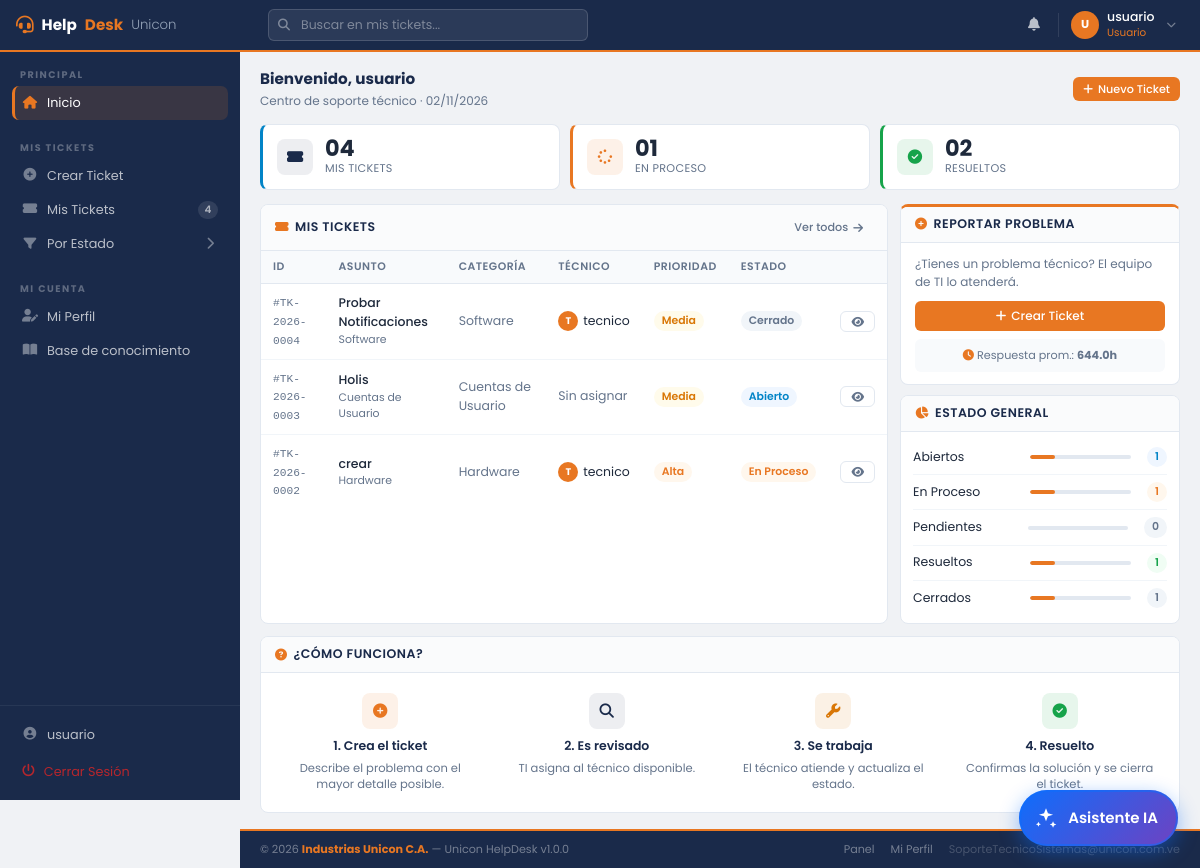
/usuario/dashboard.php (signed in), run on the app's committed database.
### tables this page shows
CREATE TABLE `roles` (
  `id_rol` int(11) NOT NULL AUTO_INCREMENT,
  `nombre` varchar(50) NOT NULL,
  `descripcion` text DEFAULT NULL,
  `nivel_acceso` tinyint(1) NOT NULL DEFAULT 1,
  PRIMARY KEY (`id_rol`),
  UNIQUE KEY `nombre` (`nombre`)
);

CREATE TABLE `tickets` (
  `id_tickets` int(11) NOT NULL AUTO_INCREMENT,
  `codigo_ticket` varchar(20) NOT NULL,
  `asunto` varchar(200) NOT NULL,
  `descripcion` text NOT NULL,
  `fecha_creacion` datetime NOT NULL DEFAULT current_timestamp(),
  `fecha_cierre` datetime DEFAULT NULL,
  `id_usuario_solicitante` int(11) NOT NULL,
  `id_usuario_asignado` int(11) DEFAULT NULL,
  `id_departamento` int(11) NOT NULL,
  `id_categoria` int(11) NOT NULL,
  `id_prioridad` int(11) NOT NULL DEFAULT 2,
  `id_estado` int(11) NOT NULL DEFAULT 1,
  `id_inventario` int(11) DEFAULT NULL,
  `solucion` text DEFAULT NULL,
  `observaciones` text DEFAULT NULL,
  PRIMARY KEY (`id_tickets`),
  UNIQUE KEY `codigo_ticket` (`codigo_ticket`),
  KEY `fecha_creacion` (`fecha_creacion`),
  KEY `fk_ticket_categoria` (`id_categoria`),
  KEY `fk_ticket_usuario_asignado` (`id_usuario_asignado`),
  KEY `fk_ticket_usuario_solicitante` (`id_usuario_solicitante`),
  KEY `fk_ticket_prioridad` (`id_prioridad`),
  KEY `fk_ticket_departamento` (`id_departamento`),
  KEY `id_inventario` (`id_inventario`),
  KEY `id_estado` (`id_estado`),
  CONSTRAINT `fk_ticket_categoria` FOREIGN KEY (`id_categoria`) REFERENCES `categoria_incidencias` (`id_categoria`) ON UPDATE CASCADE,
  CONSTRAINT `fk_ticket_departamento` FOREIGN KEY (`id_departamento`) REFERENCES `departamentos` (`id_departamento`) ON UPDATE CASCADE,
  CONSTRAINT `fk_ticket_estado` FOREIGN KEY (`id_estado`) REFERENCES `estados_ticket` (`id_estado_ticket`) ON UPDATE CASCADE,
  CONSTRAINT `fk_ticket_inventario` FOREIGN KEY (`id_inventario`) REFERENCES `inventario_tecnologico` (`id_inventario`) ON UPDATE CASCADE,
  CONSTRAINT `fk_ticket_prioridad` FOREIGN KEY (`id_prioridad`) REFERENCES `prioridades` (`id_prioridad`) ON UPDATE CASCADE,
  CONSTRAINT `fk_ticket_usuario_asignado` FOREIGN KEY (`id_usuario_asignado`) REFERENCES `usuarios` (`id_usuario`) ON UPDATE CASCADE,
  CONSTRAINT `fk_ticket_usuario_solicitante` FOREIGN KEY (`id_usuario_solicitante`) REFERENCES `usuarios` (`id_usuario`) ON UPDATE CASCADE
);

CREATE TABLE `categoria_incidencias` (
  `id_categoria` int(11) NOT NULL AUTO_INCREMENT,
  `nombre` varchar(80) NOT NULL,
  `descripcion` text DEFAULT NULL,
  `id_prioridad_default` int(11) DEFAULT NULL,
  `estado` enum('activo','inactivo') NOT NULL DEFAULT 'activo',
  PRIMARY KEY (`id_categoria`),
  UNIQUE KEY `nombre` (`nombre`),
  KEY `fk_categoria_prioridad` (`id_prioridad_default`),
  CONSTRAINT `fk_categoria_prioridad` FOREIGN KEY (`id_prioridad_default`) REFERENCES `prioridades` (`id_prioridad`) ON DELETE SET NULL ON UPDATE CASCADE
);

CREATE TABLE `usuarios` (
  `id_usuario` int(11) NOT NULL AUTO_INCREMENT,
  `nombres` varchar(100) NOT NULL,
  `apellidos` varchar(100) NOT NULL,
  `correo` varchar(150) NOT NULL,
  `usuario_login` varchar(50) NOT NULL,
  `contraseña` varchar(255) NOT NULL,
  `telefono` varchar(20) DEFAULT NULL,
  `id_departamento` int(11) NOT NULL,
  `id_rol` int(11) NOT NULL DEFAULT 1,
  `estado` enum('activo','inactivo','reposo','pasante','vacaciones','suspendido') NOT NULL DEFAULT 'activo',
  PRIMARY KEY (`id_usuario`),
  UNIQUE KEY `correo` (`correo`),
  UNIQUE KEY `usuario_login` (`usuario_login`),
  KEY `id_departamento` (`id_departamento`),
  KEY `id_rol` (`id_rol`),
  CONSTRAINT `fk_usuario_departamento` FOREIGN KEY (`id_departamento`) REFERENCES `departamentos` (`id_departamento`) ON UPDATE CASCADE,
  CONSTRAINT `fk_usuario_rol` FOREIGN KEY (`id_rol`) REFERENCES `roles` (`id_rol`) ON UPDATE CASCADE
);

CREATE TABLE `prioridades` (
  `id_prioridad` int(11) NOT NULL AUTO_INCREMENT,
  `nombre` varchar(50) NOT NULL,
  `nivel` int(11) NOT NULL DEFAULT 2,
  `tiempo_respuesta_objetivo` int(11) NOT NULL DEFAULT 2880 COMMENT 'Guardar minutos',
  PRIMARY KEY (`id_prioridad`),
  UNIQUE KEY `nombre` (`nombre`)
);

CREATE TABLE `estados_ticket` (
  `id_estado_ticket` int(11) NOT NULL AUTO_INCREMENT,
  `nombre` varchar(50) NOT NULL,
  `descripcion` text DEFAULT NULL,
  PRIMARY KEY (`id_estado_ticket`),
  UNIQUE KEY `nombre` (`nombre`)
);

### usuario/dashboard.php (the view, shortened to what the rows shown need)
<?php
$colores_prioridad = [1=>'gris', 2=>'amarillo', 3=>'naranja', 4=>'rojo'];
$colores_estado    = [1=>'azul', 2=>'naranja', 3=>'gris', 4=>'verde', 5=>'gris'];
$id_usuario_actual = 0;
if (isset($_SESSION['usser'])) {
    $stmt_yo = $conexion->prepare("SELECT id_usuario FROM usuarios WHERE usuario_login = ?");
    $stmt_yo->bind_param("s", $_SESSION['usser']);
    $stmt_yo->execute();
    $yo = $stmt_yo->get_result()->fetch_assoc();
    $id_usuario_actual = $yo['id_usuario'] ?? 0;
}
$mis_tickets_stmt = $conexion->prepare("
    SELECT t.id_tickets, t.codigo_ticket, t.asunto,
           c.nombre AS categoria_nombre,
           asig.usuario_login AS tec_login,
           p.nombre AS prioridad_nombre, p.nivel AS prioridad_nivel,
           e.nombre AS estado_nombre, e.id_estado_ticket
    FROM tickets t
    JOIN categoria_incidencias c ON t.id_categoria = c.id_categoria
    LEFT JOIN usuarios asig ON t.id_usuario_asignado = asig.id_usuario
    JOIN prioridades p ON t.id_prioridad = p.id_prioridad
    JOIN estados_ticket e ON t.id_estado = e.id_estado_ticket
    WHERE t.id_usuario_solicitante = ?
    ORDER BY t.fecha_creacion DESC
    LIMIT 3
");
$mis_tickets_stmt->bind_param("i", $id_usuario_actual);
$mis_tickets_stmt->execute();
$mis_tickets = $mis_tickets_stmt->get_result();
include_once '../includes/header2.php';
include_once '../includes/sidebar.php';
?>
<main class="hd-main">
    <div class="hd-grid-8-4" style="margin-bottom:12px;">
        <div class="hd-card">
            <div style="overflow-x:auto;">
                <table class="hd-table">
                    <thead>
                        <tr><th>ID</th><th>Asunto</th><th>Categoría</th><th>Técnico</th><th>Prioridad</th><th>Estado</th><th></th></tr>
                    </thead>
                    <tbody>
                        <?php while ($t = $mis_tickets->fetch_assoc()): ?>
                        <tr>
                            <td><span style="font-family:monospace;color:var(--muted);font-size:0.7rem;">#<?= htmlspecialchars($t['codigo_ticket']) ?></span></td>
                            <td>
                                <div style="font-weight:500;font-size:0.78rem;"><?= htmlspecialchars($t['asunto']) ?></div>
                                <div style="font-size:0.68rem;color:var(--muted);"><?= htmlspecialchars($t['categoria_nombre']) ?></div>
                            </td>
                            <td style="color:var(--muted);"><?= htmlspecialchars($t['categoria_nombre']) ?></td>
                            <td>
                                <?php if($t['tec_login']): ?>
                                <div style="display:flex;align-items:center;gap:5px;">
                                    <div class="hd-avatar" style="width:20px;height:20px;font-size:0.6rem;"><?= strtoupper(substr($t['tec_login'],0,1)) ?></div>
                                    <span><?= htmlspecialchars($t['tec_login']) ?></span>
                                </div>
                                <?php else: ?><span style="color:var(--muted);">Sin asignar</span><?php endif; ?>
                            </td>
                            <td><span class="hd-tag hd-tag-<?= $colores_prioridad[$t['prioridad_nivel']] ?? 'gris' ?>"><?= htmlspecialchars($t['prioridad_nombre']) ?></span></td>
                            <td><span class="hd-tag hd-tag-<?= $colores_estado[$t['id_estado_ticket']] ?? 'gris' ?>"><?= htmlspecialchars($t['estado_nombre']) ?></span></td>
                            <td><a href="ver_ticket.php?id=<?= $t['id_tickets'] ?>" class="hd-btn hd-btn-outline hd-btn-sm"><i class="fas fa-eye"></i></a></td>
                        </tr>
                        <?php endwhile; ?>
                    </tbody>
                </table>
            </div>
        </div>
    </div>
</main>
<?php include_once '../includes/footer2.php'; ?>

### includes/header2.php (shortened to what the rows shown need)
<?php
$usuario_activo = $_SESSION['usser'];
$rol_id         = (int)$_SESSION['id_rol'];
$rol_nombre     = match($rol_id) { 3=>'Administrador', 2=>'Técnico TI', 1=>'Usuario', default=>'—' };
try {
    $q_rn = $conexion->prepare("SELECT nombre FROM roles WHERE id_rol = ?");
    $q_rn->bind_param("i", $rol_id); $q_rn->execute();
    if ($f_rn = $q_rn->get_result()->fetch_assoc()) $rol_nombre = $f_rn['nombre'];
} catch (Throwable $e) {  }
?>
<!DOCTYPE html>
<html lang="es">
<head>
    <link rel="stylesheet" href="https://cdn.jsdelivr.net/npm/bootstrap@5.3.0/dist/css/bootstrap.min.css">
    <link rel="stylesheet" href="https://cdnjs.cloudflare.com/ajax/libs/font-awesome/6.4.0/css/all.min.css">
    <link rel="stylesheet" href="../assets/css/dashboard2.css">
</head>
<body>
<header class="hd-topbar">
    <div class="hd-topbar-right">
        <div style="position:relative;">
            <button class="hd-topbar-user" onclick="toggleUserMenu()" id="userBtn">
                <div class="hd-topbar-user-info">
                    <span class="hd-topbar-user-name"><?= htmlspecialchars($usuario_activo) ?></span>
                    <span class="hd-topbar-user-role"><?= $rol_nombre ?></span>
                </div>
            </button>
        </div>
    </div>
</header>

### data on the page
roles: nombre "Usuario"
tickets: codigo_ticket "TK-2026-0004", asunto "Probar Notificaciones", id_categoria.nombre "Software", id_usuario_asignado.usuario_login "T", id_usuario_asignado.usuario_login "tecnico", id_prioridad.nombre "Media", id_estado.nombre "Cerrado"
tickets: codigo_ticket "TK-2026-0003", asunto "Holis", id_categoria.nombre "Cuentas de Usuario", shows "Sin asignar", id_prioridad.nombre "Media", id_estado.nombre "Abierto"
tickets: codigo_ticket "TK-2026-0002", asunto "crear", id_categoria.nombre "Hardware", id_usuario_asignado.usuario_login "T", id_usuario_asignado.usuario_login "tecnico", id_prioridad.nombre "Alta", id_estado.nombre "En Proceso"

### other printed values
$inicial "U"
$usuario_activo "usuario"
$n "4"
str_pad($total_mios, 2, '0', STR_PAD_LEFT) "04"
str_pad($proceso_n, 2, '0', STR_PAD_LEFT) "01"
str_pad($resueltos_n, 2, '0', STR_PAD_LEFT) "02"
$tiempo_prom_global "644.0h"
$e[0] "Abiertos"
$e[1] "1"
$e[0] "En Proceso"
$e[0] "Pendientes"
$e[1] "0"
$e[0] "Resueltos"
$e[0] "Cerrados"
$p[2] "1. Crea el ticket"
